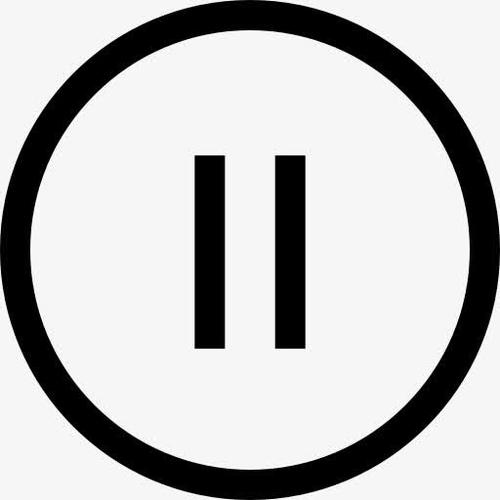
#> input picture cic.png, 500 x 500 px
$ python circletest.py
#> lines starting #> are read from the running program, lines starting #| are printed output that depends on the picture; after the words box and inside, x2 and y2 are one past the last pixel; in counts of white or black regions, pixels touching at a corner belong together
#!/usr/bin/python3

import numpy as np
import matplotlib.pyplot as plt
import cv2

img = cv2.imread('cic.png',cv2.IMREAD_GRAYSCALE)
#> img is the input picture: shape (500, 500); min 0, max 255, mean 190.9


plt.subplot(121)
plt.imshow(img,cmap = 'gray')
plt.xticks([])
plt.yticks([])
#hough transform
circles1 = cv2.HoughCircles(img,cv2.HOUGH_GRADIENT,1,100,param1=100,param2=30,minRadius=200,maxRadius=300)
#> circles1 = [[249.5, 249.5, 219.9]]
circles = circles1[0,:,:]#提取为二维
#> circles = [[249.5, 249.5, 219.9]]
print(circles)
#| [[249.5 249.5 219.9]]

circles = np.uint16(np.around(circles))#四舍五入，取整
#> circles = [[250, 250, 220]]
for i in circles[:]:
    cv2.circle(img,(i[0],i[1]),i[2],(255,0,0),5)#画圆
    cv2.circle(img,(i[0],i[1]),2,(255,255,0),10)#画圆心
#> this loop made 1 pass
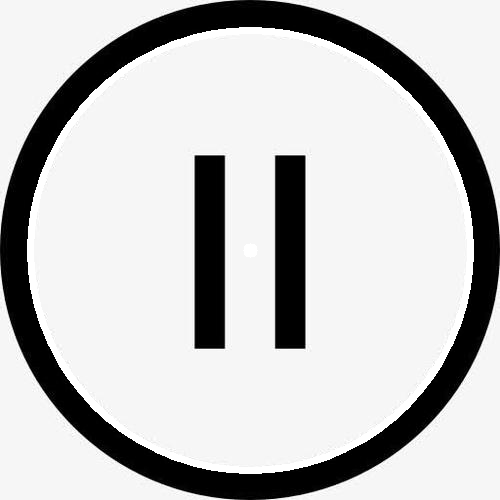
#> img: shape (500, 500); 3.72% of pixels changed, all inside (x1, y1, x2, y2) = (27, 27, 474, 474)

plt.subplot(122)
plt.imshow(img)
plt.xticks([])
plt.yticks([])

plt.savefig('cictest.png',dpi=300)
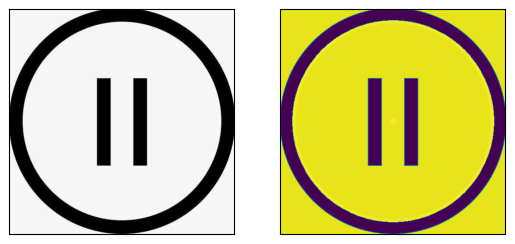
#> figure drawn by matplotlib, 2 panels

$ run again, with cirtest.png copied over cic.png
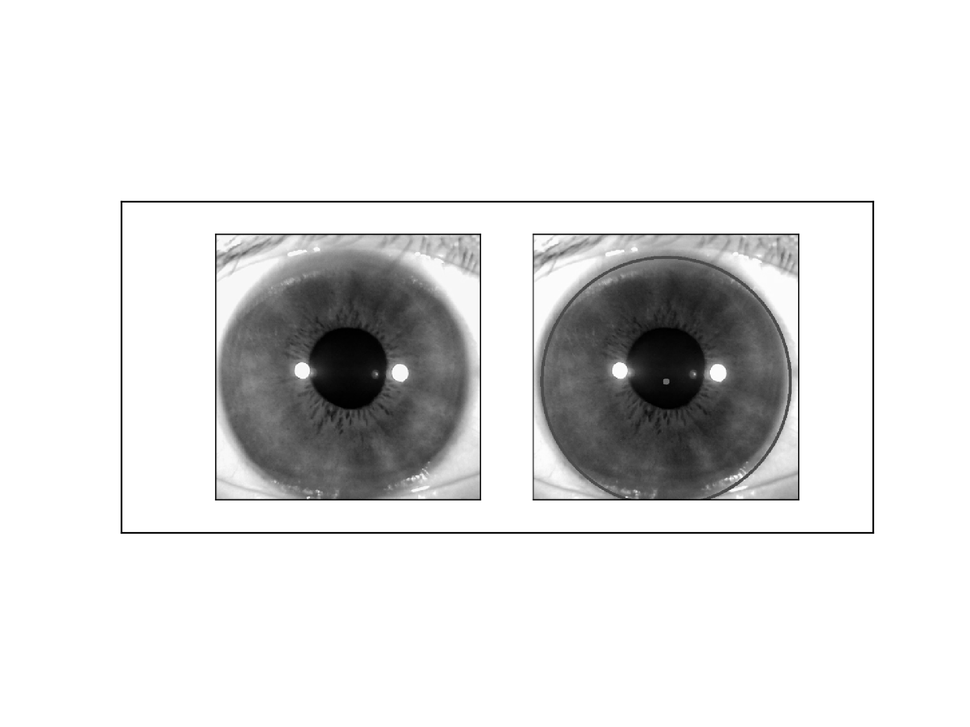
#> input picture cirtest.png, 970 x 727 px, shrunk from 1920 x 1440 before the run
#> img is the input picture: shape (727, 970); min 0, max 255, mean 225.4
#> circles1 = [[737.5, 467.5, 234.4]]
#| [[737.5 467.5 234.4]]
#> `circles = np.uint16(np.around(circles))#四舍五入，取整`: circles = [[738, 468, 234]]
#> the loop `for i in circles[:]:` made 1 pass
#> after the loop `for i in circles[:]:`:
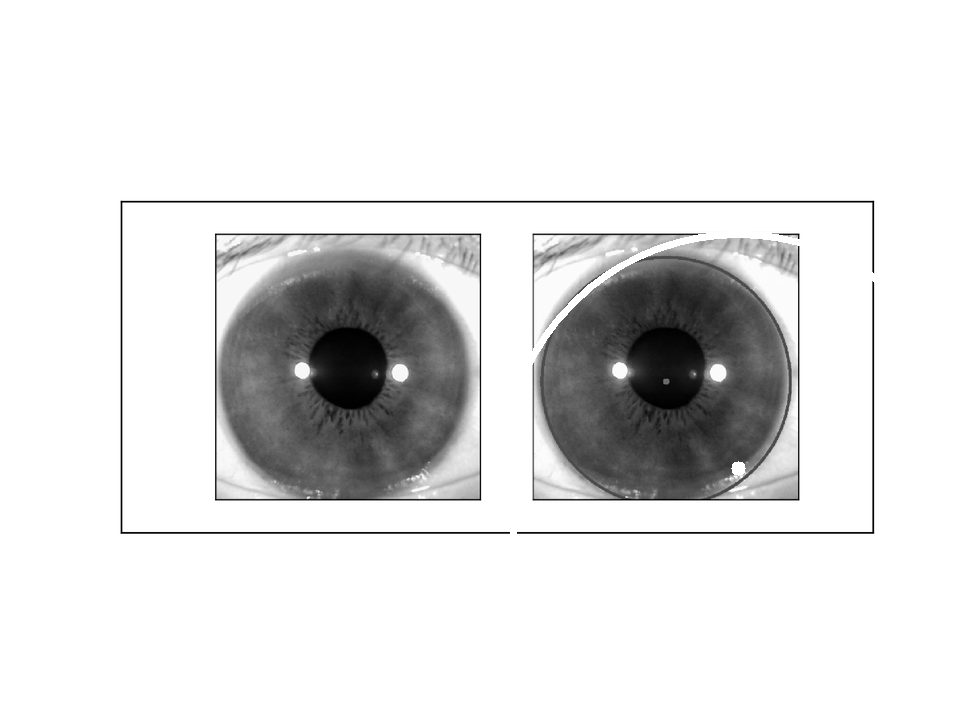
#> img: shape (727, 970); 0.34% of pixels changed, all inside (x1, y1, x2, y2) = (509, 231, 877, 536)
#> `plt.savefig('cictest.png',dpi=300)`:
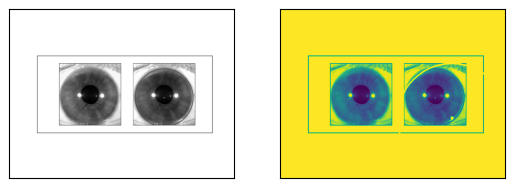
#> figure drawn by matplotlib, 2 panels
